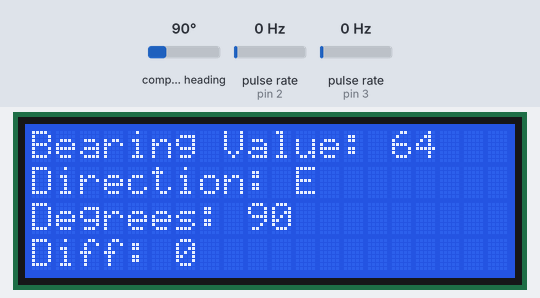
A sketch run on a simulated Arduino Uno, built with avr-gcc and run on an emulated ATmega328P. On the bench: 20×4 character LCD. Wiring (inferred from the names in the program): 2 × pulse sensor: data pin 2 / data pin 3; CMPS compass at I2C address 0x60. The inputs (shaded band) are chosen by the test bench; at power-on: compass heading 90°, pulse rate (sensors on pin 2, pin 3) 0 Hz.

Above: at 2.2 s.
2.3 s: compass heading set to 180°
At 3.7 s:
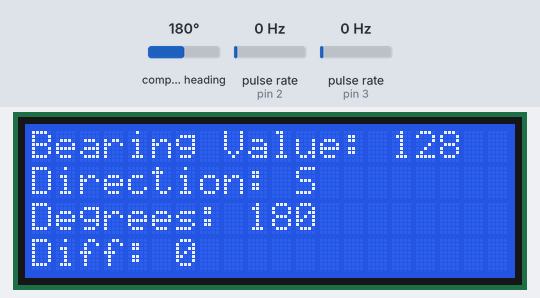
4.0 s: compass heading set to 199°
At 5.0 s:
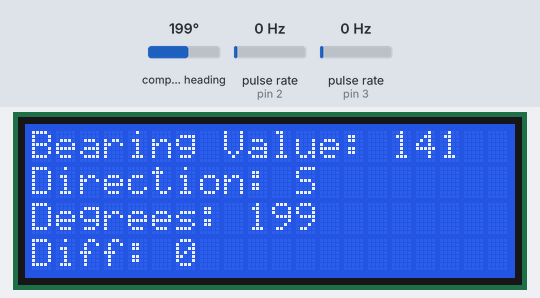
5.5 s: compass heading set to 208°
At 6.1 s:
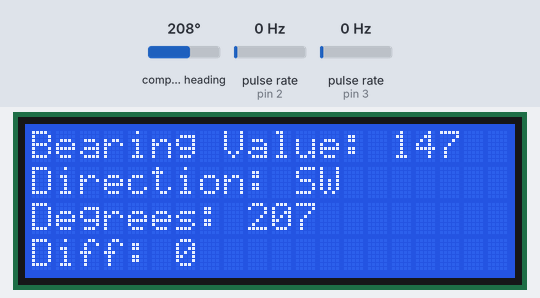
7.0 s: compass heading set to 269°
At 8.2 s:
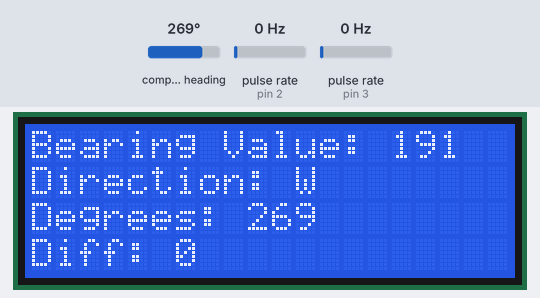
8.5 s: compass heading set to 251°
At 9.6 s:
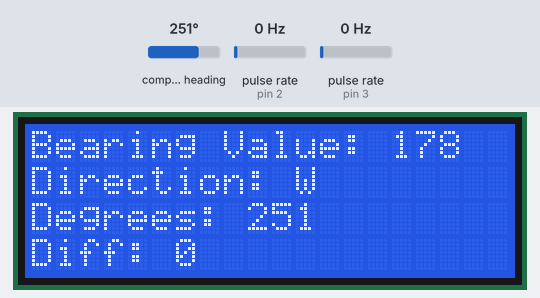
10.0 s: compass heading set to 241°
At 10.8 s:
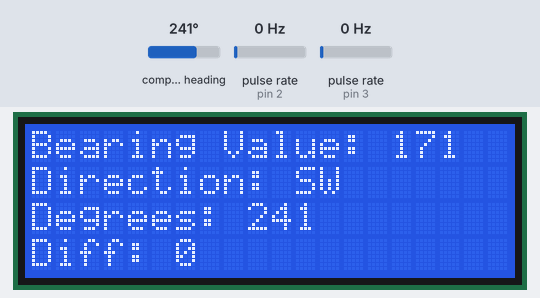
Timing chart, 0 to 12.5 s (numbered marks = the images above; inputs shaded):
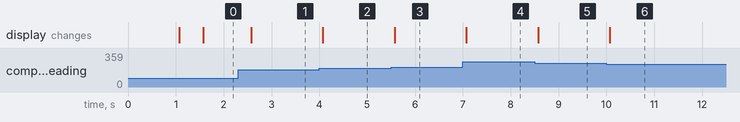

The sketch:

ex4_5.ino
```cpp
/*
 * #define used ONLY for pin declarations
 */

#include <LiquidCrystal.h>
#include <Wire.h>

//JoyStick Variables
#define joy_x A2
#define joy_y A1
#define joy_key 18
int joy_x_value = 0, joy_y_value = 0;
double x_volt = 0, y_volt = 0;

//JoyStick Press Variables
#define led_pin 13
volatile int button_count = 0;
const int debounce_time = 50;
volatile boolean button_pressed = false;
volatile unsigned long last_button_press_time = 0;

//Motor Variables
#define Motor_L_dir_pin 7
#define Motor_R_dir_pin 8
#define Motor_L_pwm_pin 9
#define Motor_R_pwm_pin 10
const byte Motor_forward = 1, Motor_backward = 0;
const int stationary_x = 511, stationary_y = 519, motor_max_speed = 255;
int motor_speed_x = 0, motor_speed_y = 0;

//Encoder Variables
#define ENC_A_R 2
#define ENC_A_L 3
#define ENC_B_R 11
#define ENC_B_L 12
volatile int pulse_count_R = 0, pulse_count_L = 0;
const float wheel_dia_m = 0.037; //Find actual value
const float wheel_circ = PI * wheel_dia_m;
const int pulse_per_revolution = 210; //Find actual value
const float pulse_per_cm = (float)pulse_per_revolution / (wheel_circ * 100);
float distance_travelled = 0;
//const float target_distance = 30.0;


//LCD Variables
#define rs 32
#define en 30
#define d4 28
#define d5 26
#define d6 24
#define d7 22
LiquidCrystal lcd(rs, en, d4, d5, d6, d7);
unsigned long prev_millis_lcd = 0;
const int lcd_interval = 500;

//Compass Variables
const uint8_t CMPS14_address = 0x60; //can use #define too
byte raw;
int direction_degree = 0, target_degree = 180, direction_difference; //90 = East
const int degrees_tolerance = 3;


void setup() {
  lcd.begin(20,4);
  delay(1000);
  Wire.begin();
  attachInterrupt(digitalPinToInterrupt(joy_key), joystick_interrupt, FALLING);
  attachInterrupt(digitalPinToInterrupt(ENC_A_R), encoder_pulse_R, RISING);
  attachInterrupt(digitalPinToInterrupt(ENC_A_L), encoder_pulse_L, RISING);
  Serial.begin(9600);
}

void loop(){
  update_lcd();
  compass_logic();
  //motor_logic();
  //rotate_vehicle(target_degree);
  if (button_pressed){
    button_pressed = false;
    rotate_vehicle(target_degree);
  }
}

//void calibrate(){
//  Wire.beginTransmission(CMPS14_address);
//  Wire.write(0x00); // Command register
//  Wire.write(0xF0); // Start calibration command
//  Wire.endTransmission();
//}

void compass_logic() {
  Wire.beginTransmission(CMPS14_address);
  Wire.write(1);
  Wire.endTransmission(false);
  Wire.requestFrom(CMPS14_address, 1, true);
  if (Wire.available() >= 1){
    raw = Wire.read();
    direction_degree = map(raw, 0, 255, 0, 360);
  }
}

void rotate_vehicle(int target_direction) {

  //direction_difference = 0;
  while (true) {
    update_lcd();
    compass_logic();
    direction_difference = target_direction - direction_degree;

//    if (direction_degree <  target_degree + degrees_tolerance &&
//      direction_degree >  target_degree - degrees_tolerance) {
//      break;
//    }

//    if (direction_difference >= 180) {
//      direction_difference -= 360;
//    } else if (direction_difference <= -180) {
//      direction_difference += 360;
//    }
    if (direction_degree == target_direction) {
      break;
    }
    if (abs(direction_difference) <= degrees_tolerance) {
      break;
    }

    // Determine direction to turn
    if (direction_degree > target_direction) {
      // Turn right
      move_motor(Motor_forward, Motor_backward, motor_max_speed / 2, motor_max_speed / 2);
    } else {
      // Turn left
      move_motor(Motor_backward, Motor_forward, motor_max_speed / 2, motor_max_speed / 2);
    }

    //delay(100); // Optional
  }
  move_motor(0,0,0,0);
}


String get_direction(int heading) {
  if ((heading >= 338 && heading <= 360) || (heading >= 0 && heading < 23)) {
    return "N";
  } else if (heading >= 23 && heading < 68) {
    return "NE";
  } else if (heading >= 68 && heading < 113) {
    return "E";
  } else if (heading >= 113 && heading < 158) {
    return "SE";
  } else if (heading >= 158 && heading < 203) {
    return "S";
  } else if (heading >= 203 && heading < 248) {
    return "SW";
  } else if (heading >= 248 && heading < 293) {
    return "W";
  } else if (heading >= 293 && heading < 338) {
    return "NW";
  } else {
    return "Invalid";
  }
}

void update_lcd(){
  unsigned long current_millis_lcd = millis();
  //Non-disruptive delay
  if (current_millis_lcd - prev_millis_lcd >= lcd_interval) {
    prev_millis_lcd = current_millis_lcd;
    lcd.clear();
    lcd.setCursor(0,0);
    lcd.print("Bearing Value: " + String(raw));
    lcd.setCursor(0,1);
    lcd.print("Direction: " + get_direction(direction_degree));
    lcd.setCursor(0,2);
    lcd.print("Degrees: " + String(direction_degree));
    lcd.setCursor(0,3);
    lcd.print("Diff: " + String(direction_difference));
  }
}

//There must be a easier way...
void motor_logic() {
    // Speed Control
    motor_speed_x = (joy_x_value < stationary_x)
                  ? map(joy_x_value, 0, stationary_x, 255, 0)   // Forward (X-axis)
                  : map(joy_x_value, stationary_x, 1023, 0, 255); // Backward (X-axis)

    motor_speed_y = (joy_y_value < stationary_y)
                  ? map(joy_y_value, 0, stationary_y, 255, 0)   // Right (Y-axis)
                  : map(joy_y_value, stationary_y, 1023, 0, 255); // Left (Y-axis)

    // Joystick dead zone (stationary region)
    bool x_in_deadzone = abs(joy_x_value - stationary_x) <= 10;
    bool y_in_deadzone = abs(joy_y_value - stationary_y) <= 10;

    // Determine movement based on joystick direction
    if (x_in_deadzone && joy_y_value > stationary_y) {                          // Move left
        move_motor(Motor_forward, Motor_backward, motor_speed_y, motor_speed_y);
    } else if (x_in_deadzone && joy_y_value < stationary_y) {                   // Move right
        move_motor(Motor_backward, Motor_forward, motor_speed_y, motor_speed_y);
    } else if (y_in_deadzone && joy_x_value < stationary_x) {                   // Move forward
        move_motor(Motor_forward, Motor_forward, motor_speed_x, motor_speed_x);
    } else if (y_in_deadzone && joy_x_value > stationary_x) {                   // Move backward
        move_motor(Motor_backward, Motor_backward, motor_speed_x, motor_speed_x);
    } else if (joy_x_value > stationary_x && joy_y_value > stationary_y) {      // Backward-left
        move_motor(Motor_backward, Motor_backward, motor_speed_x, 0);
    } else if (joy_x_value > stationary_x && joy_y_value < stationary_y) {      // Backward-right
        move_motor(Motor_backward, Motor_backward, 0, motor_speed_x);
    } else if (joy_x_value < stationary_x && joy_y_value > stationary_y) {      // Forward-left
        move_motor(Motor_forward, Motor_forward, motor_speed_x, 0);
    } else if (joy_x_value < stationary_x && joy_y_value < stationary_y) {      // Forward-right
        move_motor(Motor_forward, Motor_forward, 0, motor_speed_x);
    } else {                                                                    // Stationary (dead zone)
        move_motor(0, 0, 0, 0);
    }
}


void move_motor(byte left, byte right, int l_speed, int r_speed){
  //Direction
  digitalWrite(Motor_L_dir_pin, left);
  digitalWrite(Motor_R_dir_pin, right);
  //Speed
  analogWrite(Motor_L_pwm_pin, l_speed);
  analogWrite(Motor_R_pwm_pin, r_speed);
}


void joystick_interrupt() {
  unsigned long current_time = millis();
  if (current_time - last_button_press_time > debounce_time) {
    button_count++;
    button_pressed = true;
    last_button_press_time = current_time;
  }
}

void encoder_pulse_R(){
  pulse_count_R++;
}
void encoder_pulse_L(){
  pulse_count_L++;
}
```

Measured:
- the behaviour switches between 202 and 203° on compass heading (found by bisection; images 2 and 3)
- the behaviour switches between 248 and 247° on compass heading (found by bisection; images 5 and 6)
- after the input at 2.3 s, the display: changes after 0.27 s (image 1)
- after the input at 4.0 s, the display: changes after 0.07 s (image 2)
- after the input at 5.5 s, the display: changes after 0.07 s (image 3)
- after the input at 7.0 s, the display: changes after 0.07 s (image 4)
- after the input at 8.5 s, the display: changes after 0.07 s (image 5)
- after the input at 10.0 s, the display: changes after 0.07 s (image 6)
